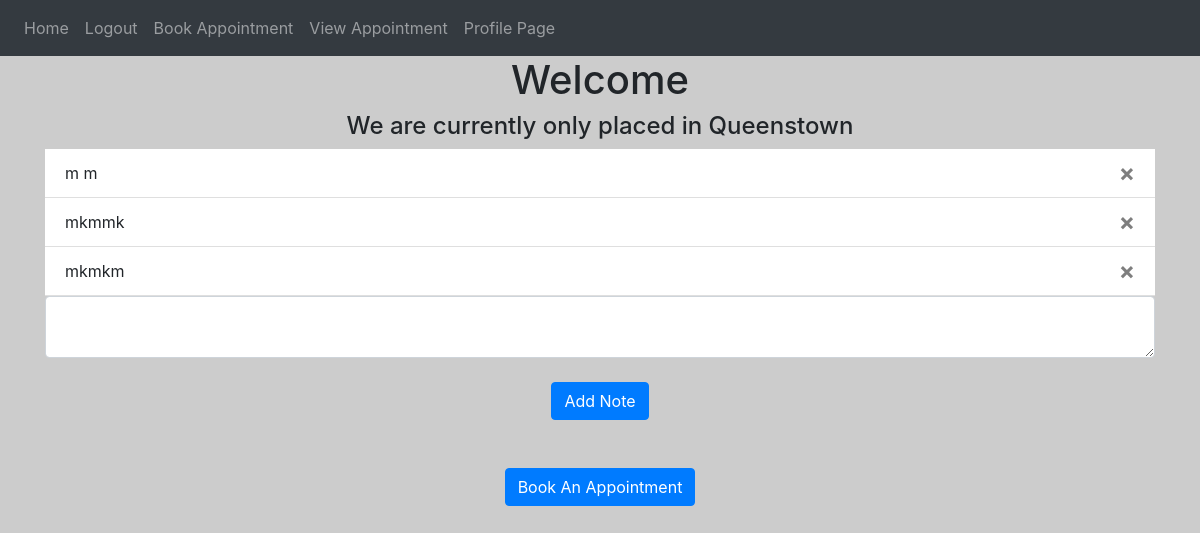
The app's page / (signed in) with its own data.
### website/models.py (models this page shows)
class Note(db.Model):
    id = db.Column(db.Integer, primary_key=True)
    data = db.Column(db.String(10000))
    date = db.Column(db.DateTime(timezone=True), default=func.now())
    user_id = db.Column(db.Integer, db.ForeignKey('user.id'))

### website/views.py (the view, shortened to what this page needs)
@views.route('/', methods=['GET','POST'])
@login_required
def home():
    return render_template("home.html", user=current_user)

### website/__init__.py (called while the page is built)
def create_app():
    app = Flask(__name__)
    app.config['SECRET_KEY'] = 'jdjdjjrfjjfdjf'
    app.config['SQLALCHEMY_DATABASE_URI'] = f'sqlite:///{DB_NAME}'
    db.init_app(app)
    from .views import views
    from .auth import auth
    app.register_blueprint(views,url_prefix="/")
    app.register_blueprint(auth,url_prefix="/")
    from .models import User, Note , Book
    create_database(app)
    login_manager = LoginManager()
    login_manager.login_view = 'auth.login'
    login_manager.init_app(app)
    @login_manager.user_loader
    def load_user(id):
        return User.query.get(int(id))
    return app

### website/templates/home.html
{% extends "base.html" %} {% block title %}Home{% endblock %} {% block content%}
<h1 align="center">Welcome</h1>
<h4 align="center">We are currently only placed in Queenstown</h4>
<ul class="list-group list-group-flush" id="notes">
	{% for note in user.notes %}
	<li class="list-group-item">
		{{ note.data}}
		<button type="button" class="close" onClick="deleteNote({{ note.id }})">
			<span aria-hidden="true">&times;</span>
		</button>
	</li>
	{%endfor%}
</ul>
<form method="POST">
	<textarea name="note" id="note" class="form-control"></textarea>
	<br />
	<div align="center">
		<button type="submit" class="btn btn-primary">Add Note</button>
	</div>
</form>
<br />
<br />
<div align="center">
	<button type="submit" class="btn btn-primary">Book An Appointment</button>
</div>
{% endblock%}

### website/templates/base.html (style rules this page uses)
body { background-image: url("bg.jpg"); background-color: #cccccc; }

### records on screen
Note: data "m m"
Note: data "mkmmk"
Note: data "mkmkm"
